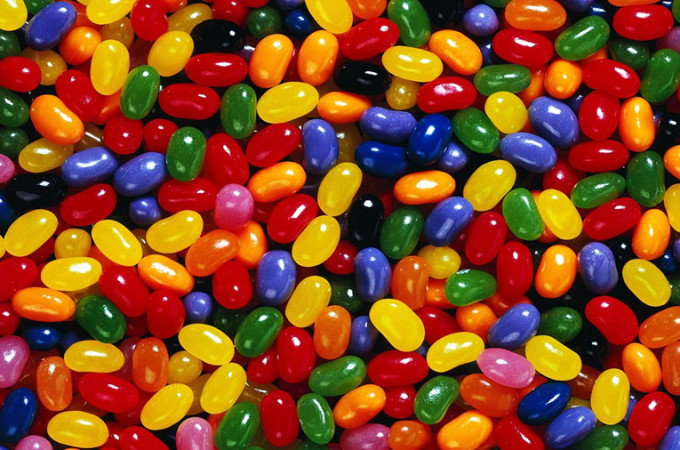
#> input picture Lesson 05/JellyBean/jelly_beans.jpg, 680 x 450 px
$ python jelly_beans.py
#> lines starting #> are read from the running program, lines starting #| are printed output that depends on the picture
from PIL import Image
import time

def colour(r, g, b):
    """Determines the colour based on RGB values."""
    # yellow
    if 150 < r < 235 and 75 < g < 150 and b < 30:
        return "yellow"
    # green
    if 20 < r < 75 and 5 < g < 255 and 5 < b < 90:
        return "green"
    # purple
    if 75 < r < 150 and 0 < g < 75 and 100 < b < 255:
        return "purple"
    # red
    if 150 < r < 255 and g < 75 and b < 75:
        return "red"
    # other
    else:
        return "other"
# -----------main-------#

start_time = time.time() # current time

#load an image of jellybeans
file = Image.open("jelly_beans.jpg")
#> file is the input picture: PIL image 680x450 RGB; mean R, G, B 133.4, 70.9, 31.9
jb_image = file.load()

load_time = time.time()

#create an image output
test_image = Image.open("jelly_beans.jpg")

# list to store yellow pixels
yellow_pixels = []
green_pixels = []
red_pixels = []
purple_pixels = []


# get size of image
width = file.width
#> width = 680
height = file.height
#> height = 450

# go through each pixel in the image
for x in range(width):
    for y in range(height):
        pixel_r = jb_image[x,y][0]
        pixel_g = jb_image[x,y][1]
        pixel_b = jb_image[x,y][2]

        # if its yellow, then add that pixel to the yellow list
        if colour(pixel_r, pixel_g, pixel_b) == "yellow":
            yellow_pixels.append(jb_image[x,y])
            white_out = (255,255,255)
            xy = (x,y)
            test_image.putpixel(xy, white_out)
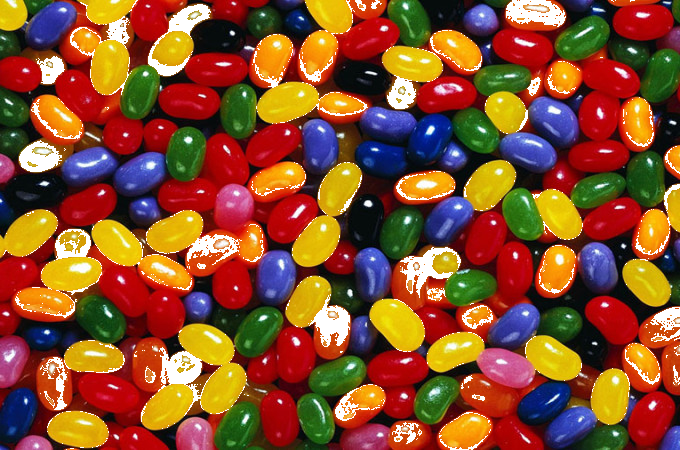
#> test_image: PIL image 680x450 RGB; mean R, G, B 136, 78.5, 44.3
#> after the loop, yellow_pixels = 15504 items, first 6: (201, 116, 23), (203, 128, 26), (176, 94, 8), (184, 115, 11), (153, 77, 17), (176, 135, 27)


# get number of yellow pixels
num_yellow = len(yellow_pixels)
#> num_yellow = 15504

# calculate the percentage of yellow pixels
total_pixels = width * height
#> total_pixels = 306000
yellow_ratio = num_yellow/total_pixels
#> yellow_ratio = 0.0507

# output a report
yellow_percent = yellow_ratio * 100
#> yellow_percent = 5.07
report = "there are {:.2f}% yellow jellybeans.".format(yellow_percent)
#> report = 'there are 5.07% yellow jellybeans.'
print(report)
#| there are 5.07% yellow jellybeans.

# go through each pixel in the image
for x in range(width):
    for y in range(height):
        pixel_r = jb_image[x,y][0]
        pixel_g = jb_image[x,y][1]
        pixel_b = jb_image[x,y][2]

        # if its yellow, then add that pixel to the yellow list
        if colour(pixel_r, pixel_g, pixel_b) == "green":
            yellow_pixels.append(jb_image[x,y])
            white_out = (255,255,255)
            xy = (x,y)
            test_image.putpixel(xy, white_out)
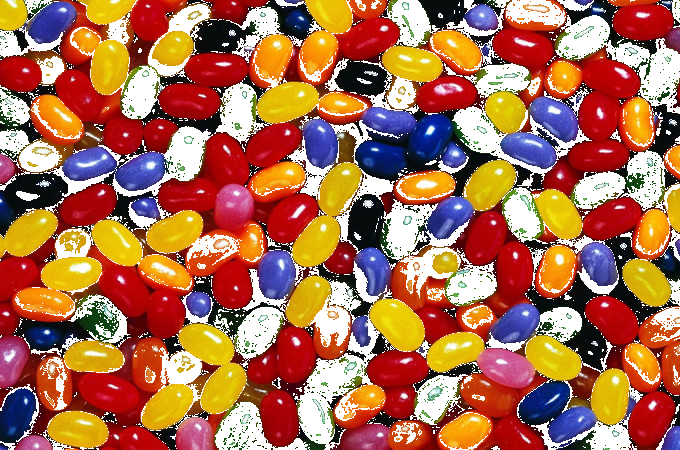
#> test_image: PIL image 680x450 RGB; mean R, G, B 170.5, 109.6, 81.5
#> after the loop, yellow_pixels = 64823 items


# get number of yellow pixels
num_green = len(green_pixels)

# calculate the percentage of yellow pixels
total_pixels = width * height
green_ratio = num_yellow/total_pixels
#> green_ratio = 0.0507

# output a report
green_percent = green_ratio * 100
#> green_percent = 5.07
report = "there are {:.2f}% green jellybeans.".format(green_percent)
#> report = 'there are 5.07% green jellybeans.'
print(report)
#| there are 5.07% green jellybeans.

# go through each pixel in the image
for x in range(width):
    for y in range(height):
        pixel_r = jb_image[x,y][0]
        pixel_g = jb_image[x,y][1]
        pixel_b = jb_image[x,y][2]

        # if its yellow, then add that pixel to the yellow list
        if colour(pixel_r, pixel_g, pixel_b) == "red":
            yellow_pixels.append(jb_image[x,y])
            white_out = (255,255,255)
            xy = (x,y)
            test_image.putpixel(xy, white_out)
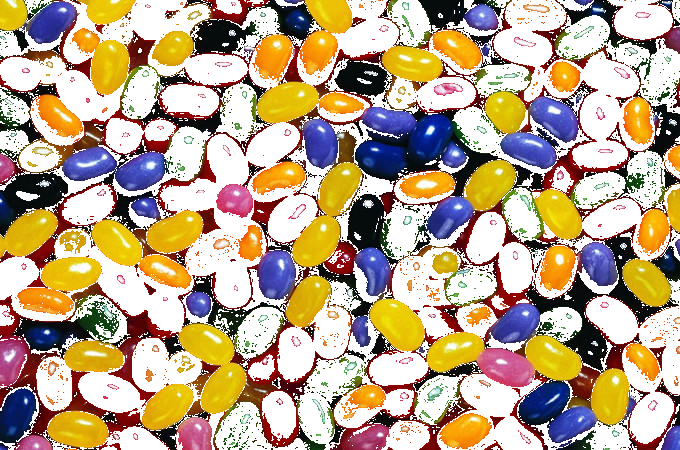
#> test_image: PIL image 680x450 RGB; mean R, G, B 187.4, 165, 138.5
#> after the loop, yellow_pixels = 135541 items


# get number of yellow pixels
num_red = len(red_pixels)

# calculate the percentage of yellow pixels
total_pixels = width * height
red_ratio = num_red/total_pixels
#> red_ratio = 0

# output a report
red_percent = red_ratio * 100
#> red_percent = 0
report = "there are {:.2f}% red jellybeans.".format(red_percent)
#> report = 'there are 0.00% red jellybeans.'
print(report)
#| there are 0.00% red jellybeans.

# go through each pixel in the image
for x in range(width):
    for y in range(height):
        pixel_r = jb_image[x,y][0]
        pixel_g = jb_image[x,y][1]
        pixel_b = jb_image[x,y][2]

        # if its yellow, then add that pixel to the yellow list
        if colour(pixel_r, pixel_g, pixel_b) == "purple":
            yellow_pixels.append(jb_image[x,y])
            white_out = (255,255,255)
            xy = (x,y)
            test_image.putpixel(xy, white_out)
#> after the loop, yellow_pixels = 136546 items


# get number of yellow pixels
num_purple = len(yellow_pixels)
#> num_purple = 136546

# calculate the percentage of yellow pixels
total_pixels = width * height
purple_ratio = num_purple/total_pixels
#> purple_ratio = 0.446

# output a report
purple_percent = purple_ratio * 100
#> purple_percent = 44.62
report = "there are {:.2f}% purple jellybeans.".format(purple_percent)
#> report = 'there are 44.62% purple jellybeans.'
print(report)
#| there are 44.62% purple jellybeans.

end_time = time.time()
image_load_time = load_time-start_time
elapsed_analysis_time = end_time-load_time
efficiency = "it took {:2f}s to load the image and creates the image objects .\n\
    the image analysis took {:2f}s to run.".format(image_load_time,
                                                   elapsed_analysis_time)

print(efficiency)

test_image.save("test_image.jpg", "jpeg")
test_image.show()
